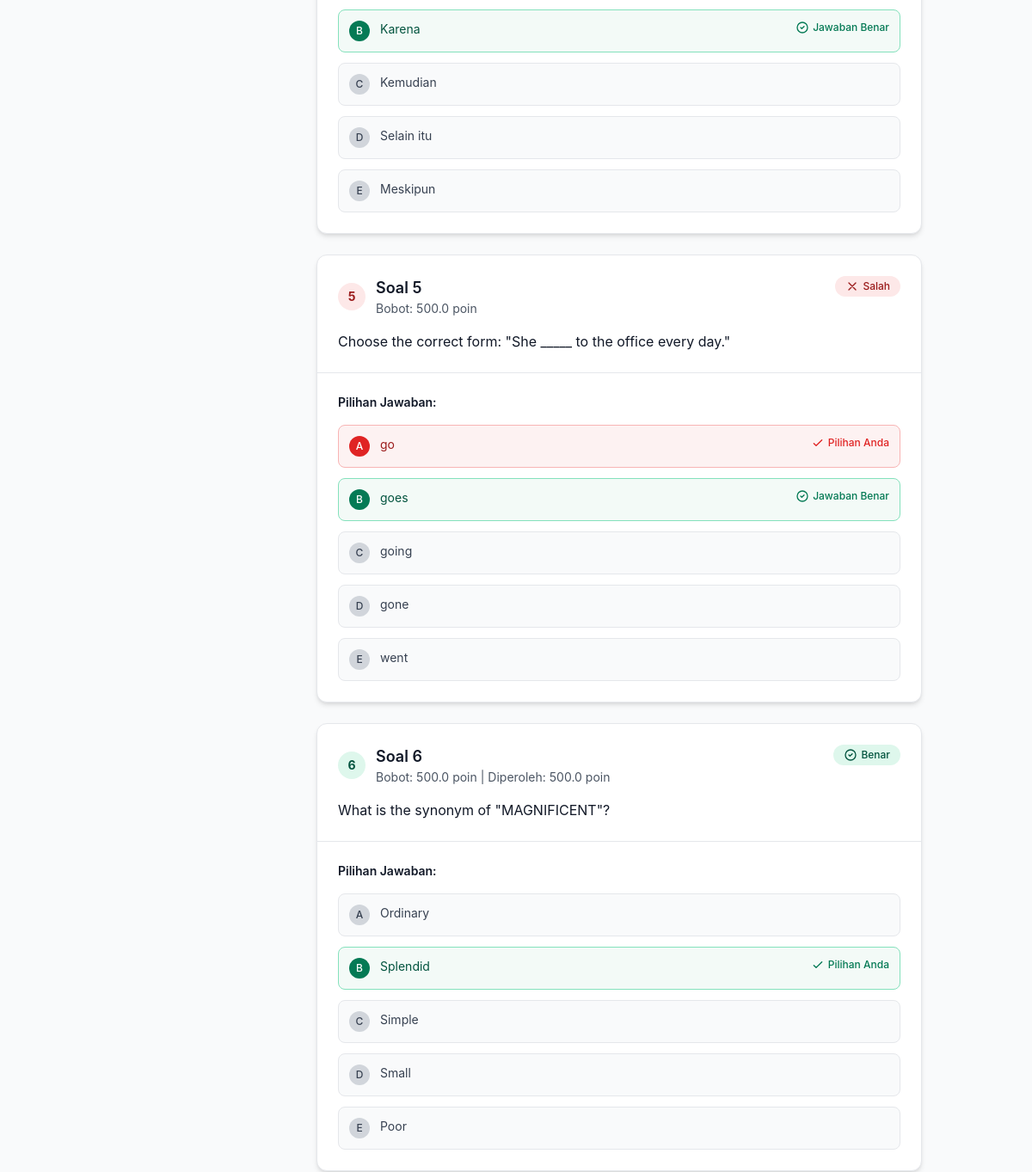
Page /students/tests/171/results/detail/ (signed in, middle part) on the earlier database version.
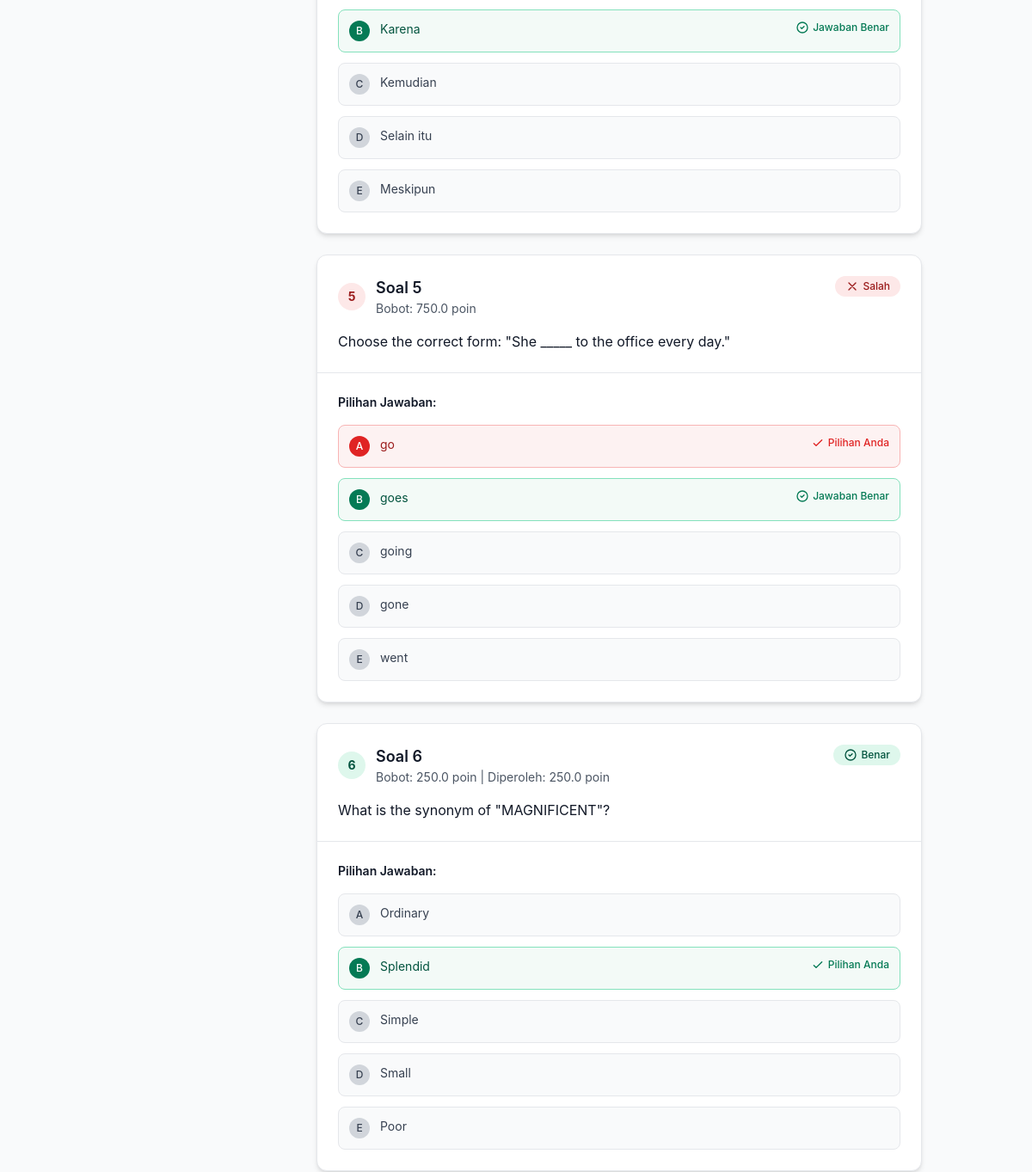
Same page on the later database version.
### otosapp/models.py (models this page shows, shortened)
class Question(models.Model):
    question_text = CKEditor5Field('Text', config_name='extends')
    pub_date = models.DateTimeField('date published')
    category = models.ForeignKey(Category, on_delete=models.CASCADE)
    custom_weight = models.FloatField(default=0, help_text="Custom weight for scoring (0-100)")
    difficulty_coefficient = models.FloatField(default=1.0, help_text="UTBK difficulty coefficient (auto-calculated)")

### otosapp/views.py (the view)
# urls.py: path('students/tests/<int:test_id>/results/detail/', views.test_results_detail, name='test_results_detail'),
@login_required
@active_subscription_required
def test_results_detail(request, test_id):
    test = get_object_or_404(Test, id=test_id, student=request.user)
    category = test.categories.first()
    if not category:
        first_answer = test.answers.first()
        category = first_answer.question.category if first_answer else None
    if test.answers.exists():
        test.calculate_score()
    answers = test.answers.select_related('question', 'selected_choice').prefetch_related('question__choices')
    question_results = []
    correct_count = 0
    total_score_earned = 0
    total_possible_score = 0
    for answer in answers:
        question = answer.question
        selected_choice = answer.selected_choice
        correct_choice = question.choices.filter(is_correct=True).first()
        is_correct = selected_choice.is_correct
        if is_correct:
            correct_count += 1
        question_score = 0
        max_question_score = 0
        if category and category.scoring_method == 'custom':
            max_question_score = question.custom_weight
            if is_correct:
                question_score = question.custom_weight
        elif category and category.scoring_method == 'utbk':
            max_question_score = question.difficulty_coefficient
            if is_correct:
                question_score = question.difficulty_coefficient
        else:  # default scoring
            max_question_score = 100 / answers.count() if answers.count() > 0 else 0
            if is_correct:
                question_score = max_question_score
        total_score_earned += question_score
        total_possible_score += max_question_score
        question_results.append({
            'question': question,
            'selected_choice': selected_choice,
            'correct_choice': correct_choice,
            'is_correct': is_correct,
            'question_score': question_score,
            'max_question_score': max_question_score,
            'all_choices': question.choices.all()
        })
    total_questions = len(question_results)
    incorrect_count = total_questions - correct_count
    accuracy_percentage = (correct_count / total_questions * 100) if total_questions > 0 else 0
    scoring_explanation = get_scoring_explanation(category) if category else ""
    context = {
        'test': test,
        'category': category,
        'question_results': question_results,
        'total_questions': total_questions,
        'correct_count': correct_count,
        'incorrect_count': incorrect_count,
        'accuracy_percentage': accuracy_percentage,
        'total_score_earned': total_score_earned,
        'total_possible_score': total_possible_score,
        'scoring_explanation': scoring_explanation,
    }
    return render(request, 'students/tests/test_results_detail.html', context)

### otosapp/context_processors.py (called while the page is built)
def sidebar_context(request):
    context = {}
    if request.user.is_authenticated and (request.user.is_superuser or request.user.is_admin()):
        pending_payments_count = PaymentProof.objects.filter(status='pending').count()
        context['pending_payments_count'] = pending_payments_count
    return context

### otosapp/models.py (called while the page is built, shortened)
    def is_student(self):
        return self.role and self.role.role_name == 'Student'

    def is_admin(self):
        return self.role and self.role.role_name == 'Admin'

    def has_active_subscription(self):
        try:
            subscription = self.subscription
            return subscription.is_active and not subscription.is_expired()
        except UserSubscription.DoesNotExist:
            return False

    def can_access_tryouts(self):
        return self.is_student() and self.has_active_subscription()

    def get_passing_score(self):
        return f"{self.passing_score}%"

    def calculate_score(self):
        answers = self.answers.all()
        if not answers.exists():
            self.score = 0
            self.save()
            return
        if self.tryout_package:
            self._calculate_package_score()
        self.save()

### otosapp/templates/students/tests/test_results_detail.html (shortened to what the changed rows need)
{% extends 'base.html' %}
{% block content %}
<div class="max-w-6xl mx-auto p-4 sm:p-6 space-y-6">
    <div class="space-y-6">
        {% for result in question_results %}
        <div class="bg-white dark:bg-gray-800 rounded-xl shadow-md border border-gray-200 dark:border-gray-700">
            <div class="p-6 border-b border-gray-200 dark:border-gray-700">
                <div class="flex items-start justify-between mb-4">
                    <div class="flex items-center space-x-3">
                        <div class="flex-shrink-0">
                            <div class="w-8 h-8 rounded-full flex items-center justify-center text-sm font-bold
                                {% if result.is_correct %}bg-green-100 text-green-800 dark:bg-green-900 dark:text-green-200{% else %}bg-red-100 text-red-800 dark:bg-red-900 dark:text-red-200{% endif %}">
                                {{ forloop.counter }}
                            </div>
                        </div>
                        <div>
                            <h3 class="text-lg font-semibold text-gray-900 dark:text-white">Soal {{ forloop.counter }}</h3>
                            {% if category.scoring_method == 'custom' or category.scoring_method == 'utbk' %}
                            <p class="text-sm text-gray-600 dark:text-gray-400">
                                Bobot: {{ result.max_question_score|floatformat:1 }} poin
                                {% if result.is_correct %} | Diperoleh: {{ result.question_score|floatformat:1 }} poin{% endif %}
                            </p>
                            {% endif %}
                        </div>
                    </div>
                    <div class="flex-shrink-0">
                        {% if result.is_correct %}
                        <span class="inline-flex items-center px-3 py-1 rounded-full text-xs font-medium bg-green-100 text-green-800 dark:bg-green-900 dark:text-green-200">
                            <svg class="w-4 h-4 mr-1" fill="none" stroke="currentColor" stroke-width="2" viewBox="0 0 24 24">
                                <path stroke-linecap="round" stroke-linejoin="round" d="M9 12l2 2 4-4m6 2a9 9 0 11-18 0 9 9 0 0118 0z"></path>
                            </svg>
                            Benar
                        </span>
                        {% else %}
                        <span class="inline-flex items-center px-3 py-1 rounded-full text-xs font-medium bg-red-100 text-red-800 dark:bg-red-900 dark:text-red-200">
                            <svg class="w-4 h-4 mr-1" fill="none" stroke="currentColor" stroke-width="2" viewBox="0 0 24 24">
                                <path stroke-linecap="round" stroke-linejoin="round" d="M6 18L18 6M6 6l12 12"></path>
                            </svg>
                            Salah
                        </span>
                        {% endif %}
                    </div>
                </div>
                <div class="prose max-w-none text-gray-900 dark:text-white ckeditor-content">
                    {{ result.question.question_text|safe }}
                </div>
            </div>
            <div class="p-6">
                <h4 class="text-sm font-semibold text-gray-900 dark:text-white mb-4">Pilihan Jawaban:</h4>
                <div class="space-y-3">
                    {% for choice in result.all_choices %}
                    <div class="flex items-start space-x-3 p-3 rounded-lg border
                        {% if choice == result.selected_choice and result.is_correct %}
                            border-green-300 bg-green-50 dark:bg-green-900 dark:border-green-700
                        {% elif choice == result.selected_choice and not result.is_correct %}
                            border-red-300 bg-red-50 dark:bg-red-900 dark:border-red-700
                        {% elif choice == result.correct_choice %}
                            border-green-300 bg-green-50 dark:bg-green-900 dark:border-green-700
                        {% else %}
                            border-gray-200 bg-gray-50 dark:bg-gray-700 dark:border-gray-600
                        {% endif %}">
                        <div class="flex-shrink-0 w-6 h-6 rounded-full flex items-center justify-center text-xs font-medium
                            {% if choice == result.selected_choice and result.is_correct %}
                                bg-green-600 text-white
                            {% elif choice == result.selected_choice and not result.is_correct %}
                                bg-red-600 text-white
                            {% elif choice == result.correct_choice %}
                                bg-green-600 text-white
                            {% else %}
                                bg-gray-300 text-gray-700 dark:bg-gray-600 dark:text-gray-300
                            {% endif %}">
                            {% if forloop.counter == 1 %}A{% elif forloop.counter == 2 %}B{% elif forloop.counter == 3 %}C{% elif forloop.counter == 4 %}D{% elif forloop.counter == 5 %}E{% endif %}
                        </div>
                        <div class="flex-1 min-w-0">
                            <div class="prose max-w-none text-sm ckeditor-content
                                {% if choice == result.selected_choice and result.is_correct %}
                                    text-green-800 dark:text-green-200
                                {% elif choice == result.selected_choice and not result.is_correct %}
                                    text-red-800 dark:text-red-200
                                {% elif choice == result.correct_choice %}
                                    text-green-800 dark:text-green-200
                                {% else %}
                                    text-gray-700 dark:text-gray-300
                                {% endif %}">
                                {{ choice.choice_text|safe }}
                            </div>
                        </div>
                        <div class="flex-shrink-0 flex items-center space-x-2">
                            {% if choice == result.selected_choice %}
                            <div class="flex items-center">
                                <svg class="w-4 h-4 {% if result.is_correct %}text-green-600{% else %}text-red-600{% endif %}" fill="none" stroke="currentColor" stroke-width="2" viewBox="0 0 24 24">
                                    <path stroke-linecap="round" stroke-linejoin="round" d="M5 13l4 4L19 7"></path>
                                </svg>
                                <span class="ml-1 text-xs font-medium {% if result.is_correct %}text-green-600{% else %}text-red-600{% endif %}">
                                    Pilihan Anda
                                </span>
                            </div>
                            {% endif %}
                            {% if choice == result.correct_choice and choice != result.selected_choice %}
                            <div class="flex items-center">
                                <svg class="w-4 h-4 text-green-600" fill="none" stroke="currentColor" stroke-width="2" viewBox="0 0 24 24">
                                    <path stroke-linecap="round" stroke-linejoin="round" d="M9 12l2 2 4-4m6 2a9 9 0 11-18 0 9 9 0 0118 0z"></path>
                                </svg>
                                <span class="ml-1 text-xs font-medium text-green-600">Jawaban Benar</span>
                            </div>
                            {% endif %}
                        </div>
                    </div>
                    {% endfor %}
                </div>
            </div>
        </div>
        {% endfor %}
    </div>
</div>
{% endblock %}

Differences in the rows shown:
changed Question "Choose the correct form: \"She _____ to the office every day.\"": max_question_score "500.0" → "750.0"
changed Question "What is the synonym of \"MAGNIFICENT\"?": max_question_score "500.0" → "250.0"; question_score "500.0" → "250.0"
